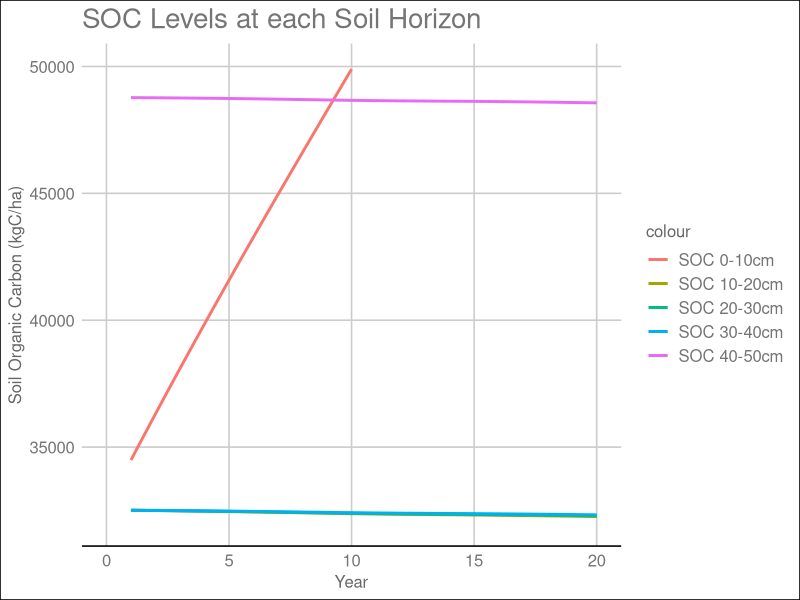
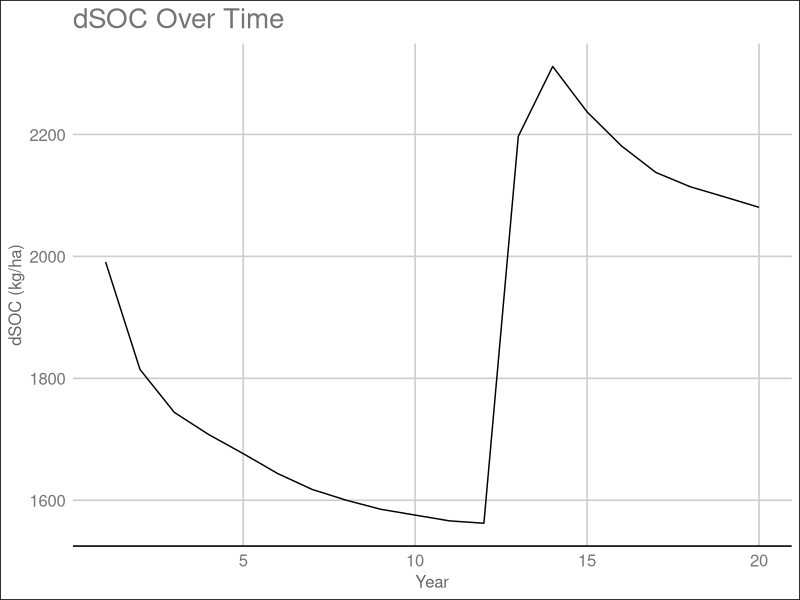
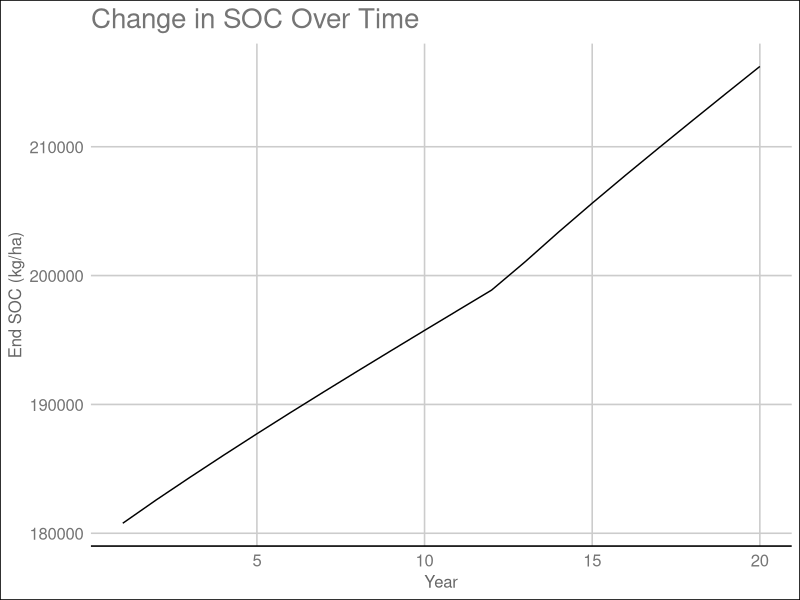
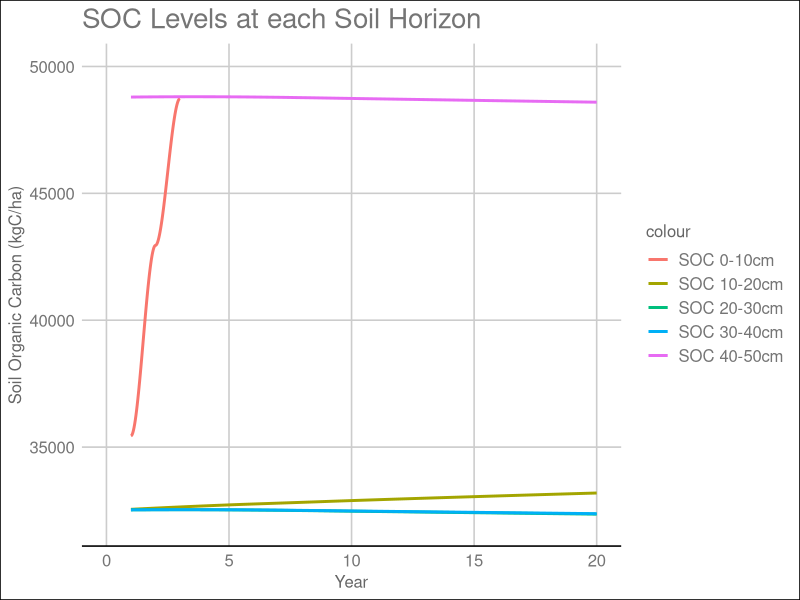
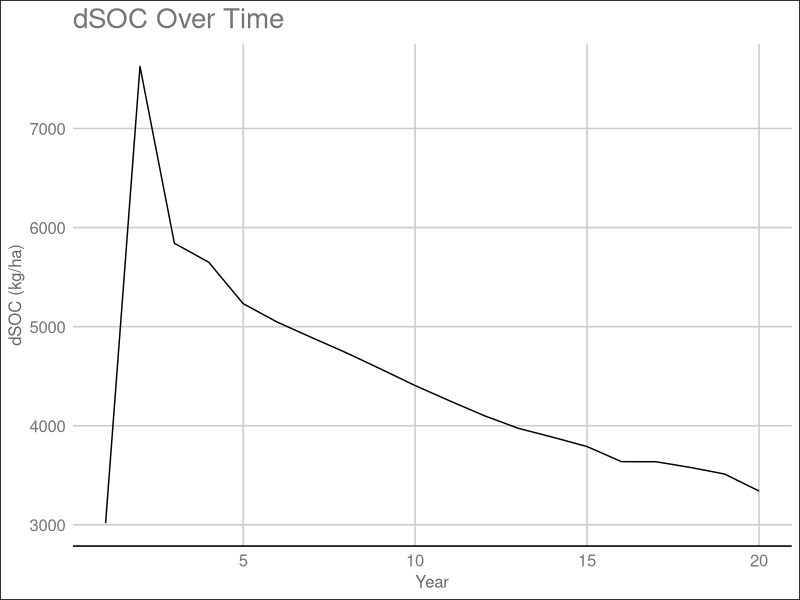
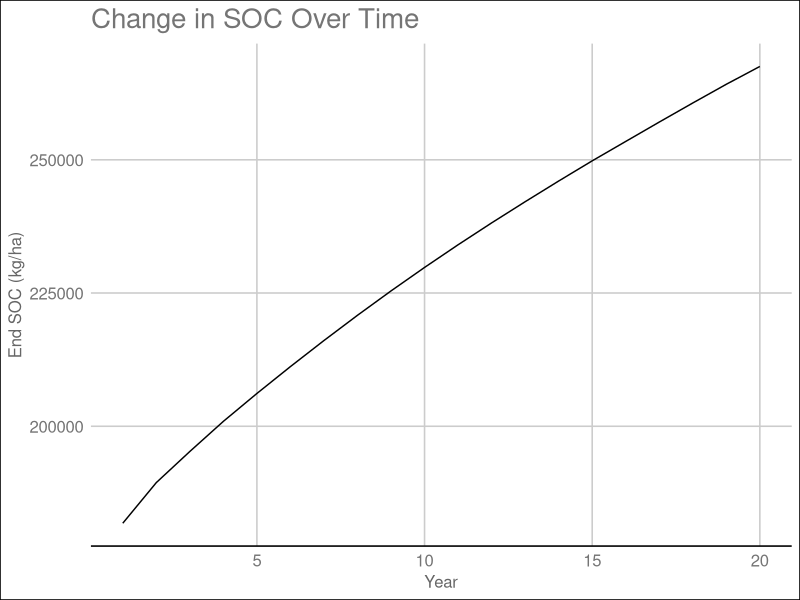
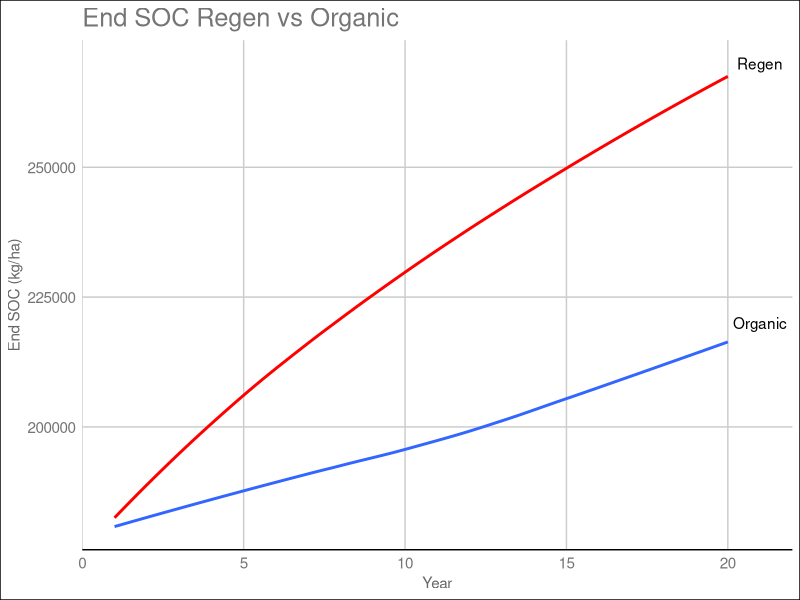

Generate these figures, in order, with R:
## ---- chunk 1
knitr::opts_chunk$set(echo = TRUE)
## ---- chunk 2
library(tidyverse)
library(ggthemes)

organic = read_csv("mango_organic_india.csv")


org_simple = organic %>% 
  select(Year, `SOC_0-10cm`, `SOC_10-20cm`, `SOC_20-30cm`, `SOC_30-40cm`, `SOC_40-50cm`, End_SOC, dSOC)


## ---- chunk 3
# Plotting SOC at each soil horizon
organic_horizon = ggplot()+
  geom_smooth(data = org_simple, aes(x = Year, y = `SOC_0-10cm`, color = "SOC 0-10cm"), size = 1, span = 0.7, se = FALSE)+
  geom_smooth(data = org_simple, aes(x = Year, y = `SOC_10-20cm`, color = "SOC 10-20cm"), size = 1, span = 0.7, se=FALSE)+
  geom_smooth(data = org_simple, aes(x = Year, y = `SOC_20-30cm`, color = "SOC 20-30cm"), size = 1, span = 0.7, se=FALSE)+
  geom_smooth(data = org_simple, aes(x = Year, y = `SOC_30-40cm`, color = "SOC 30-40cm"), size = 1, span = 0.7, se=FALSE)+
  geom_smooth(data = org_simple, aes(x = Year, y = `SOC_40-50cm`, color = "SOC 40-50cm"), size = 1, span = 0.7, se=FALSE)+
  xlim(0,20)+
  ylim(32000, 50000)+
  labs(x = "Year", y = "Soil Organic Carbon (kgC/ha)", title = "SOC Levels at each Soil Horizon")+
  theme_gdocs()
  
organic_horizon

# Plotting dSOC over 20 years

organic_dsoc = ggplot(org_simple, aes(x = Year, y = dSOC))+
  geom_line()+
  labs(x = "Year", y = "dSOC (kg/ha)", title = "dSOC Over Time")+
  theme_gdocs()

organic_dsoc

organic_endsoc = ggplot(org_simple, aes(x = Year, y = End_SOC))+
  geom_line()+
  labs(x = "Year", y = "End SOC (kg/ha)", title = "Change in SOC Over Time")+
  theme_gdocs()

organic_endsoc

## ---- chunk 4

regen = read_csv("mango_regen_india.csv")


regen_simple = regen %>% 
  select(Year, `SOC_0-10cm`, `SOC_10-20cm`, `SOC_20-30cm`, `SOC_30-40cm`, `SOC_40-50cm`, End_SOC, dSOC)

## ---- chunk 5

regen_horizon = ggplot()+
  geom_smooth(data = regen_simple, aes(x = Year, y = `SOC_0-10cm`, color = "SOC 0-10cm"), size = 1, span = 0.7, se = FALSE)+
  geom_smooth(data = regen_simple, aes(x = Year, y = `SOC_10-20cm`, color = "SOC 10-20cm"), size = 1, span = 0.7, se=FALSE)+
  geom_smooth(data = regen_simple, aes(x = Year, y = `SOC_20-30cm`, color = "SOC 20-30cm"), size = 1, span = 0.7, se=FALSE)+
  geom_smooth(data = regen_simple, aes(x = Year, y = `SOC_30-40cm`, color = "SOC 30-40cm"), size = 1, span = 0.7, se=FALSE)+
  geom_smooth(data = regen_simple, aes(x = Year, y = `SOC_40-50cm`, color = "SOC 40-50cm"), size = 1, span = 0.7, se=FALSE)+
  xlim(0,20)+
  ylim(32000, 50000)+
  labs(x = "Year", y = "Soil Organic Carbon (kgC/ha)", title = "SOC Levels at each Soil Horizon")+
  theme_gdocs()

regen_horizon

regen_dsoc = ggplot(regen_simple, aes(x = Year, y = dSOC))+
  geom_line()+
  labs(x = "Year", y = "dSOC (kg/ha)", title = "dSOC Over Time")+
  theme_gdocs()
regen_dsoc


regen_endsoc = ggplot(regen_simple, aes(x = Year, y = End_SOC))+
  geom_line()+
  labs(x = "Year", y = "End SOC (kg/ha)", title = "Change in SOC Over Time")+
  theme_gdocs()

regen_endsoc

## ---- chunk 6
# regen v organic

#EndSOC


endsoc = ggplot()+
  geom_smooth(data = org_simple, aes(x = Year, y = End_SOC), size = 1, span=0.7, se=FALSE)+
  geom_text(aes(x=21, y=220000, label = "Organic"))+
  geom_smooth(data = regen_simple, aes(x = Year, y = End_SOC), color = "red", size = 1, span=0.7, se=FALSE)+
  geom_text(aes(x=21, y=270000, label = "Regen"))+
  labs(x = "Year", y = "End SOC (kg/ha)", title = "End SOC Regen vs Organic")+
  scale_color_discrete(name = "Legend", labels = c("Organic", "Regen"))+
  theme_gdocs(base_size=11)

endsoc

